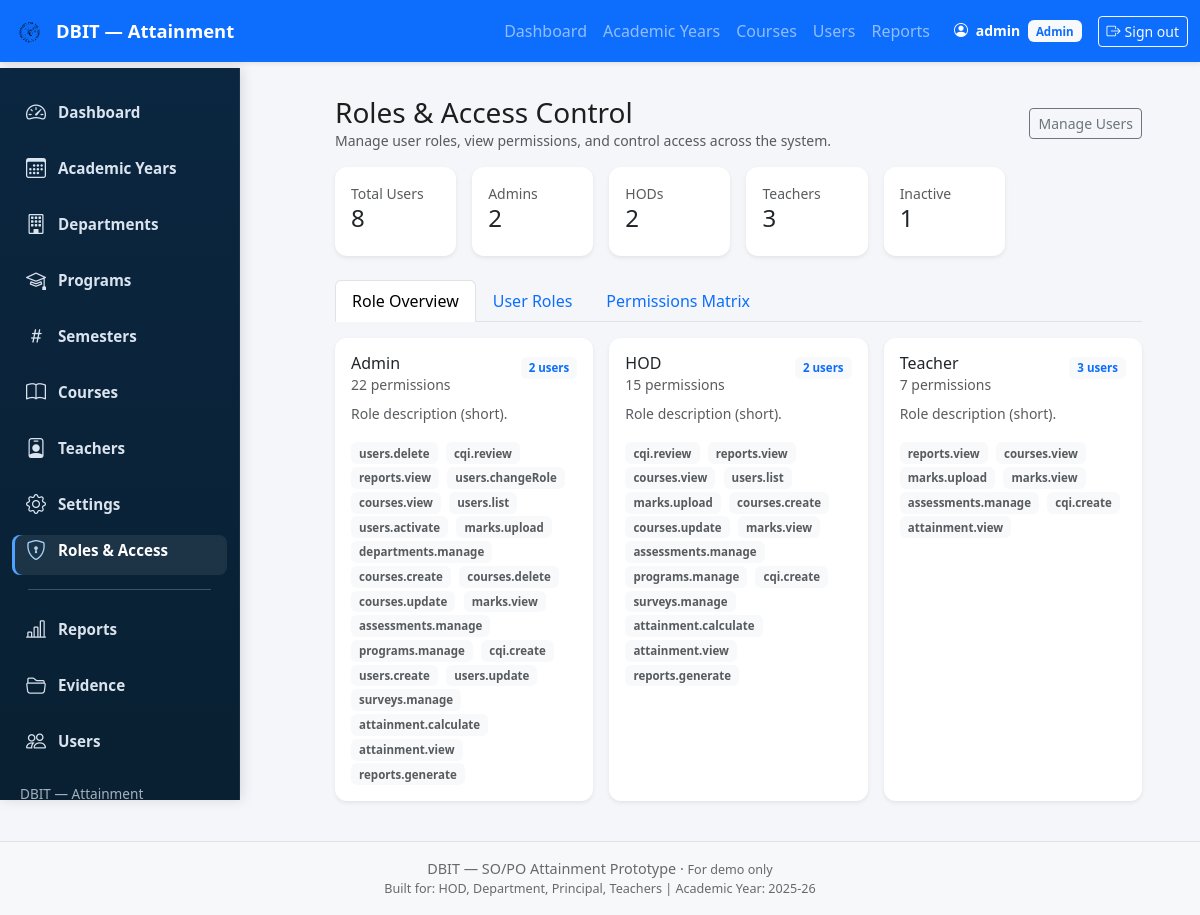
Page /admin-panel/rbac/ (signed in) on the committed database.
### attainment/models.py (models this page shows, shortened)
class UserProfile(models.Model):
    user = models.OneToOneField(User, on_delete=models.CASCADE, related_name="profile")
    role = models.CharField(max_length=10, choices=Role.choices, default=Role.TEACHER)
    department = models.ForeignKey(
        "Department", on_delete=models.SET_NULL,
        null=True, blank=True, related_name="user_profiles"
    )
    deleted_at = models.DateTimeField(null=True, blank=True)

class RolePermission(models.Model):
    role = models.CharField(max_length=10, choices=Role.choices)
    permission = models.CharField(max_length=100)
    enabled = models.BooleanField(default=True)
    created_at = models.DateTimeField(auto_now_add=True)
    updated_at = models.DateTimeField(auto_now=True)
    class Meta:
        unique_together = [("role", "permission")]
        indexes = [models.Index(fields=["role"])]

### attainment/admin_views.py (the view)
# urls.py: path('admin-panel/rbac/', av.admin_rbac, name='admin_rbac'),
@login_required
@role_required('ADMIN')
def admin_rbac(request):
    total = User.objects.count()
    admins = UserProfile.objects.filter(role=Role.ADMIN).count()
    hods = UserProfile.objects.filter(role=Role.HOD).count()
    teachers = UserProfile.objects.filter(role=Role.TEACHER).count()
    inactive = User.objects.filter(is_active=False).count()
    role_perms = {}
    permissions_list = [
        'users.list','users.create','users.update','users.delete','users.changeRole','users.activate',
        'courses.create','courses.update','courses.delete','courses.view',
        'assessments.manage','marks.upload','marks.view','attainment.calculate','attainment.view',
        'reports.view','reports.generate','departments.manage','programs.manage','surveys.manage','cqi.create','cqi.review'
    ]
    role_perms_ordered = []
    for r_val, r_label in Role.choices:
        enabled = list(RolePermission.objects.filter(role=r_val, enabled=True).values_list('permission', flat=True))
        user_count = UserProfile.objects.filter(role=r_val).count()
        role_perms[r_val] = enabled
        role_perms_ordered.append((r_val, r_label, enabled, user_count))
    users = User.objects.select_related('profile').order_by('first_name', 'last_name')
    matrix = []
    for perm in permissions_list:
        row = {'permission': perm, 'roles': {}, 'values': []}
        for r_val, _ in Role.choices:
            exists = RolePermission.objects.filter(role=r_val, permission=perm, enabled=True).exists()
            row['roles'][r_val] = exists
            row['values'].append(exists)
        matrix.append(row)
    context = {
        'total': total,
        'admins': admins,
        'hods': hods,
        'teachers': teachers,
        'inactive': inactive,
        'role_perms': role_perms,
        'role_perms_ordered': role_perms_ordered,
        'users': users,
        'matrix': matrix,
        'roles': Role.choices,
    }
    return render(request, 'admin_panel/rbac.html', context)

### attainment/utils/rbac.py (called while the page is built)
def role_required(*allowed_roles):
    def decorator(view_func):
        @wraps(view_func)
        def _wrapped(request, *args, **kwargs):
            profile = getattr(request.user, "profile", None)
            if profile is None or profile.role not in allowed_roles:
                html = render_to_string("403.html", request=request)
                return HttpResponseForbidden(html)
            return view_func(request, *args, **kwargs)
        return _wrapped
    return decorator

### templates/admin_panel/rbac.html (shortened to what this page needs)
{% extends "base.html" %}
{% block content %}
<div class="row">
  <div class="col-md-3">{% include "components/sidebar_admin.html" %}</div>
  <div class="col-md-9">
    <div class="d-flex justify-content-between align-items-center mb-3">
      <div>
        <h3 class="mb-0">Roles & Access Control</h3>
        <div class="text-muted small">Manage user roles, view permissions, and control access across the system.</div>
      </div>
      <div>
        <a class="btn btn-outline-secondary btn-sm" href="{% url 'admin_users' %}">Manage Users</a>
      </div>
    </div>
    <div class="row g-3 mb-4">
      <div class="col-md-2"><div class="card p-3 shadow-sm"><div class="small text-muted">Total Users</div><div class="h4">{{ total }}</div></div></div>
      <div class="col-md-2"><div class="card p-3 shadow-sm"><div class="small text-muted">Admins</div><div class="h4">{{ admins }}</div></div></div>
      <div class="col-md-2"><div class="card p-3 shadow-sm"><div class="small text-muted">HODs</div><div class="h4">{{ hods }}</div></div></div>
      <div class="col-md-2"><div class="card p-3 shadow-sm"><div class="small text-muted">Teachers</div><div class="h4">{{ teachers }}</div></div></div>
      <div class="col-md-2"><div class="card p-3 shadow-sm"><div class="small text-muted">Inactive</div><div class="h4">{{ inactive }}</div></div></div>
    </div>
    <ul class="nav nav-tabs mb-3" id="rbacTabs" role="tablist">
      <li class="nav-item" role="presentation"><button class="nav-link active" data-bs-toggle="tab" data-bs-target="#overview" type="button">Role Overview</button></li>
      <li class="nav-item" role="presentation"><button class="nav-link" data-bs-toggle="tab" data-bs-target="#userroles" type="button">User Roles</button></li>
      <li class="nav-item" role="presentation"><button class="nav-link" data-bs-toggle="tab" data-bs-target="#matrix" type="button">Permissions Matrix</button></li>
    </ul>
    <div class="tab-content">
      <div class="tab-pane fade show active" id="overview">
        <div class="row g-3">
          {% for r_val, r_label, perms, user_count in role_perms_ordered %}
          <div class="col-md-4">
            <div class="card shadow-sm p-3 h-100">
              <div class="d-flex justify-content-between align-items-start mb-2">
                <div>
                  <h6 class="mb-0">{{ r_label }}</h6>
                  <div class="small text-muted">{{ perms|length }} permissions</div>
                </div>
                <div><span class="badge bg-light text-primary">{{ user_count }} users</span></div>
              </div>
              <p class="small text-muted mb-2">Role description (short).</p>
              <div class="mt-2">
                {% for p in perms %}
                <span class="badge bg-light text-muted me-1">{{ p }}</span>
                {% empty %}
                <div class="text-muted small">No permissions configured.</div>
                {% endfor %}
              </div>
            </div>
          </div>
          {% endfor %}
        </div>
      </div>
    </div>
  </div>
</div>
{% endblock %}

### templates/base.html (shortened to what this page needs)
{% load static %}
<!doctype html>
<html lang="en">
	<head>
		<link
			href="https://cdn.jsdelivr.net/npm/bootstrap@5.3.2/dist/css/bootstrap.min.css"
			rel="stylesheet"
		/>
		<link
			href="https://cdn.jsdelivr.net/npm/bootstrap-icons@1.11.3/font/bootstrap-icons.css"
			rel="stylesheet"
		/>
		<link rel="stylesheet" href="{% static 'css/styles.css' %}" />
	</head>
	<body>
		<nav
			class="navbar navbar-expand-lg navbar-dark bg-primary fixed-top shadow-sm"
		>
			<div class="container-fluid">
				<a class="navbar-brand d-flex align-items-center" href="/">
					<img
						src="{% static 'images/logo.svg' %}"
						alt="logo"
						width="36"
						height="36"
						class="me-2 rounded"
					/>
					<span>DBIT — Attainment</span>
				</a>
				<div class="collapse navbar-collapse" id="topNav">
					<ul class="navbar-nav ms-auto mb-2 mb-lg-0">
						{% if user.is_authenticated %}
							{% if user.profile.role == 'ADMIN' %}
								<li class="nav-item"><a class="nav-link" href="{% url 'admin_dashboard' %}">Dashboard</a></li>
								<li class="nav-item"><a class="nav-link" href="{% url 'admin_academic_years' %}">Academic Years</a></li>
								<li class="nav-item"><a class="nav-link" href="{% url 'admin_courses' %}">Courses</a></li>
								<li class="nav-item"><a class="nav-link" href="{% url 'admin_users' %}">Users</a></li>
								<li class="nav-item"><a class="nav-link" href="{% url 'attainment_report' %}">Reports</a></li>
							{% elif user.profile.role == 'TEACHER' %}
								<li class="nav-item"><a class="nav-link" href="{% url 'teacher_dashboard' %}">Dashboard</a></li>
							{% endif %}
						{% else %}
							<li class="nav-item"><a class="nav-link" href="{% url 'login' %}">Sign in</a></li>
						{% endif %}
					</ul>
					<div class="d-flex align-items-center ms-3">
						{% if user.is_authenticated %}
							<div class="text-white me-2 small">
								<i class="bi bi-person-circle me-1"></i>
								<strong>{{ user.get_full_name|default:user.username }}</strong>
								{% if user.profile %}
									<span class="badge bg-light text-primary ms-1">{{ user.profile.get_role_display }}</span>
								{% endif %}
							</div>
							<a class="btn btn-outline-light btn-sm ms-2" href="{% url 'logout' %}">
								<i class="bi bi-box-arrow-right me-1"></i>Sign out
							</a>
						{% else %}
							<a class="btn btn-outline-light btn-sm ms-2" href="{% url 'login' %}">
								<i class="bi bi-box-arrow-in-right me-1"></i>Sign in
							</a>
						{% endif %}
					</div>
				</div>
			</div>
		</nav>
		<main class="container-fluid">
			<div class="row g-0">
				<div class="col">
					<div class="container py-4">
						<div class="main-content">
							{% block content %}{% endblock %}
						</div>
					</div>
				</div>
			</div>
		</main>
		<footer
			class="bg-light text-center text-muted py-3 border-top mt-auto app-footer"
		>
			<div class="container">
				<div>
					DBIT — SO/PO Attainment Prototype &middot;
					<small>For demo only</small>
				</div>
				<div class="small">
					Built for: HOD, Department, Principal, Teachers | Academic Year:
					<span id="footer-year">2025-26</span>
				</div>
			</div>
		</footer>
	</body>
</html>

### static/css/styles.css (style rules this page uses)
:root { --sidebar-width: 240px; --navbar-height: 68px; --sidebar-bg-top: #0b2640; --sidebar-bg-bottom: #092032; --sidebar-text: rgba(230,238,248,0.95); --sidebar-text-muted: rgba(230,238,248,0.70); --sidebar-hover: rgba(255,255,255,0.06); }
html, body { height: 100%; overflow-x: hidden; background: #f5f6fa; font-family: system-ui, -apple-system, "Segoe UI", Roboto, "Helvetica Neue", Arial; color: #1e1e1e; }
body { padding-top: var(--navbar-height); }
.main-content { padding: 1rem; }
.card { border-radius: 12px; border: none; box-shadow: 0 2px 8px rgba(0,0,0,0.06); }
.badge { font-size: 0.72rem; padding: 0.45em 0.7em; }
.navbar { box-shadow: 0 1px 4px rgba(0,0,0,0.08); }
.navbar-brand { font-size: 1.15rem; font-weight: 600; }

### templates/base.html (style rules this page uses)
body { padding-top: 0px; }
main { padding-top: 56px; }
.app-footer { font-size: 0.9rem; opacity: 0.9; }

### rows in the picture
RolePermission: role "Admin", perms "22", id "2", perms "users.delete" "cqi.review" "reports.view" "users.changeRole" "courses.view" "users.list" "users.activate" "marks.upload" "departments.manage" "courses.create" "courses.delete" "courses.update" "marks.view" "assessments.manage" "programs.manage" "cqi.create" "users.create" "users.update" "surveys.manage" "attainment.calculate" "attainment.view" "reports.generate"
UserProfile: role "Teacher", perms "7", id "3", perms "reports.view" "courses.view" "marks.upload" "marks.view" "assessments.manage" "cqi.create" "attainment.view"

### other values in the picture
{{ user.get_full_name|default:user.username }} "admin"
{{ user.profile.get_role_display }} "Admin"
{{ total }} "8"
{{ admins }} "2"
{{ hods }} "2"
{{ teachers }} "3"
{{ inactive }} "1"
{{ r_label }} "HOD"
{{ perms|length }} "15"
{{ user_count }} "2"
{{ p }} "cqi.review" "reports.view" "courses.view" "users.list" "marks.upload" "courses.create" "courses.update" "marks.view" "assessments.manage" "programs.manage" "cqi.create" "surveys.manage" "attainment.calculate" "attainment.view" "reports.generate"
